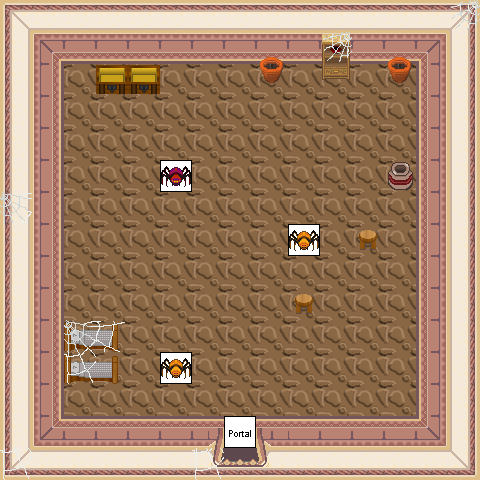

A 2D game scene composited from a Tiled map and its tileset images. What follows is a short description and the map's XML, with each tile layer's data collapsed to a summary:
An orthogonal 15x15 tile map with 32x32 px tiles, 5 tile layers (0_floor, 1_terrain, 2_object, 3_roof, ...), 2 hidden layers not drawn, 14 tilesets.

<map version="1.2" tiledversion="1.2.5" orientation="orthogonal" renderorder="right-down" width="15" height="15" tilewidth="32" tileheight="32" infinite="0" nextlayerid="8" nextobjectid="1">
 <tileset firstgid="1" name="Unbenannt" tilewidth="32" tileheight="32" tilecount="5" columns="5">
  <image source="../../tileset/ground/brown.png" width="160" height="32" />
 </tileset>
 <tileset firstgid="6" name="Unbenannt" tilewidth="32" tileheight="32" tilecount="16" columns="2">
  <image source="../../tileset/building/wall/int_wall_pale.png" width="64" height="256" />
 </tileset>
 <tileset firstgid="22" name="Unbenannt" tilewidth="32" tileheight="32" tilecount="20" columns="2">
  <image source="../../tileset/building/wall/int_wall_purple.png" width="64" height="320" />
 </tileset>
 <tileset firstgid="42" name="Unbenannt" tilewidth="32" tileheight="32" tilecount="36" columns="9">
  <image source="../../tileset/building/entrance/pale_red_ns.png" width="288" height="128" />
 </tileset>
 <tileset firstgid="78" name="Unbenannt" tilewidth="32" tileheight="32" tilecount="1" columns="1">
  <image source="../../tileset/item/chest/small_2.png" width="32" height="32" />
 </tileset>
 <tileset firstgid="79" name="Unbenannt" tilewidth="32" tileheight="32" tilecount="2" columns="2">
  <image source="../../tileset/furniture/bed/side_on.png" width="64" height="32" />
 </tileset>
 <tileset firstgid="81" name="Unbenannt" tilewidth="32" tileheight="32" tilecount="1" columns="1">
  <image source="../../tileset/furniture/chair/stool.png" width="32" height="32" />
 </tileset>
 <tileset firstgid="82" name="Unbenannt" tilewidth="32" tileheight="32" tilecount="6" columns="3">
  <image source="../../tileset/furniture/shelve/bright_bookshelf_and_cupboard.png" width="96" height="64" />
 </tileset>
 <tileset firstgid="88" name="Unbenannt" tilewidth="32" tileheight="32" tilecount="1" columns="1">
  <image source="../../tileset/item/pot/pot_burgundy.png" width="32" height="32" />
 </tileset>
 <tileset firstgid="89" name="Unbenannt" tilewidth="32" tileheight="32" tilecount="2" columns="1">
  <image source="../../tileset/plant/indoor/pot_plant_sprout.png" width="32" height="64" />
 </tileset>
 <tileset firstgid="91" name="Unbenannt" tilewidth="32" tileheight="32" tilecount="6" columns="2">
  <image source="../../tileset/building/decoration/webs.png" width="64" height="96" />
 </tileset>
 <tileset firstgid="97" name="Unbenannt" tilewidth="32" tileheight="32" tilecount="16" columns="8">
  <image source="../../tileset/logic/portal.png" width="256" height="64" />
 </tileset>
 <tileset firstgid="113" name="Unbenannt" tilewidth="32" tileheight="32" tilecount="1" columns="1">
  <image source="../../tileset/logic/collision.png" width="32" height="32" />
 </tileset>
 <tileset firstgid="114" name="logic/creature/spider" tilewidth="32" tileheight="32" tilecount="3" columns="3">
  <image source="../../tileset/logic/creature/spider.png" width="96" height="32" />
 </tileset>
 <layer id="1" name="0_floor" width="15" height="15">
  <data>[225 cells, 225 non-empty, 1 distinct tile ids]</data>
 </layer>
 <layer id="2" name="1_terrain" width="15" height="15">
  <data>[225 cells, 104 non-empty, 22 distinct tile ids]</data>
 </layer>
 <layer id="3" name="2_object" width="15" height="15">
  <data>[225 cells, 15 non-empty, 9 distinct tile ids]</data>
 </layer>
 <layer id="4" name="3_roof" width="15" height="15">
  <data>[225 cells, 8 non-empty, 4 distinct tile ids]</data>
 </layer>
 <layer id="5" name="objects" width="15" height="15">
  <data>[225 cells, 4 non-empty, 3 distinct tile ids]</data>
 </layer>
 <layer id="6" name="collision" width="15" height="15" visible="0" opacity="0.49">
  <data>[225 cells, 112 non-empty, 1 distinct tile ids]</data>
 </layer>
 <layer id="7" name="protection" width="15" height="15" visible="0">
  <data>[225 cells, 0 non-empty, 0 distinct tile ids]</data>
 </layer>
</map>
